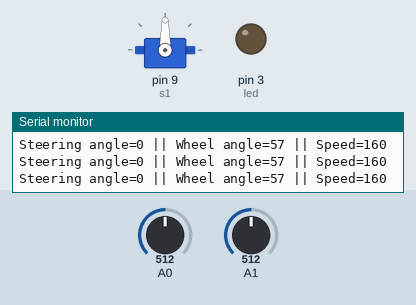
Recording of a sketch running on a simulated Arduino Uno, built with avr-gcc and run on an emulated ATmega328P. Parts: servo, output pins drawn as LEDs (lit = HIGH), the last lines printed to the serial monitor. Inputs (shaded band) come from the test bench; at power-on: A0 = 512, A1 = 512.

Above: at 1.2 s.
1.3 s: A0 set to 23
At 2.5 s:
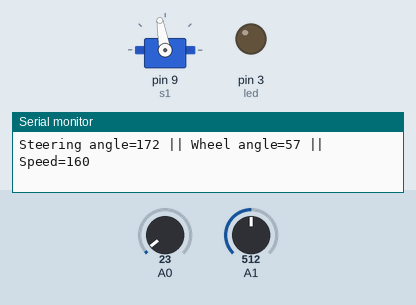
2.8 s: A1 set to 532
At 3.9 s:
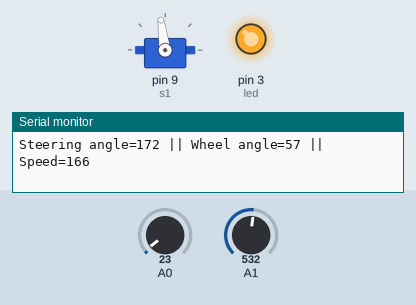
4.3 s: A0 set to 218
At 5.7 s:
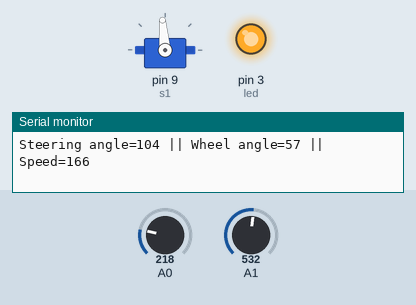
7.3 s: A0 set to 241
At 8.1 s:
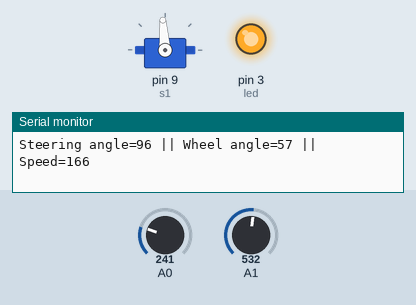
10.3 s: A1 set to 306
At 11.0 s:
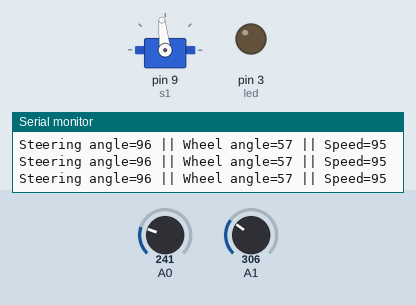
13.3 s: A0 set to 1023
At 14.7 s:
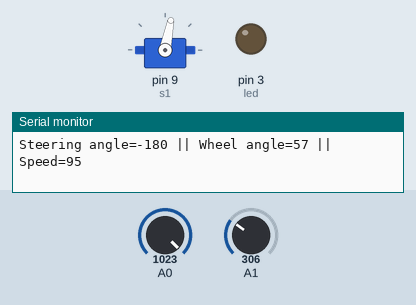
Timing chart, 0 to 15.8 s (numbered marks = the images above; inputs shaded):
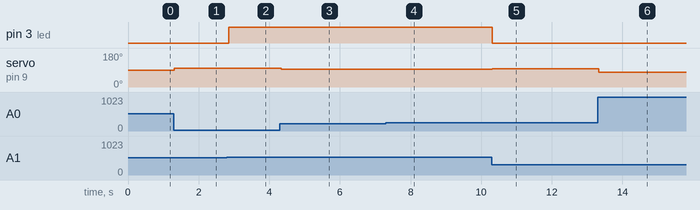

Measured:
- the behaviour switches between 514 and 515 on A1 (found by bisection; images 1 and 2)
- after the input at 1.3 s, servo on pin 9 (s1): 90° → 100° at once
- after the input at 2.8 s, pin 3 (led): LOW → HIGH after 0.05 s; servo on pin 9 (s1): 100° → 98° after 0.05 s
- after the input at 4.3 s, servo on pin 9 (s1): 98° → 95° at once
- after the input at 7.3 s, servo on pin 9 (s1): 95° → 94° at once
- after the input at 10.3 s, pin 3 (led): HIGH → LOW at once; servo on pin 9 (s1): 94° → 96° at once
- after the input at 13.3 s, servo on pin 9 (s1): 96° → 79° at once

The sketch:

abc.ino
```cpp
#include <Servo.h>
int led=3;
int pot1;
int pot2;
Servo s1;


void setup()
{
  s1.attach(9);
  Serial.begin(9600);
  pinMode(A0,INPUT);
  pinMode(A1,INPUT);
  pinMode(led,OUTPUT);

}

void loop()
{
 // s1.write(90);

  int pot1=analogRead(A0);
  int pot2=analogRead(A1);
  int angle_s=map(pot1,0,1023,360,0);
  int speed=map(pot2,0,1023,0,320);
  int angle_w=0;
  if(speed>160)
  {
  	digitalWrite(led,HIGH);
    	if(angle_s>180)
        {
          	angle_w=90+(angle_s-180)/20;
        }
      	else
        {
        	angle_w=90-(180-angle_s)/20;
        }
  		s1.write(angle_w);

  }
  else
  {
  	digitalWrite(led,LOW);
        	if(angle_s>180)
        {
          	angle_w=90+(angle_s-180)/16;
        }
      	else
        {
        	angle_w=90-(180-angle_s)/16;
        }
  		s1.write(angle_w);


  }
  if(angle_w > 33.75 || angle_w < -33.5)
  {
  angle_w=33.75;
  }


  Serial.print("Steering angle=");
  Serial.print(angle_s-180);
  Serial.print(" || Wheel angle=");
  Serial.print(90-angle_w);
  Serial.print(" || Speed=");
  Serial.println(speed);


}
```
